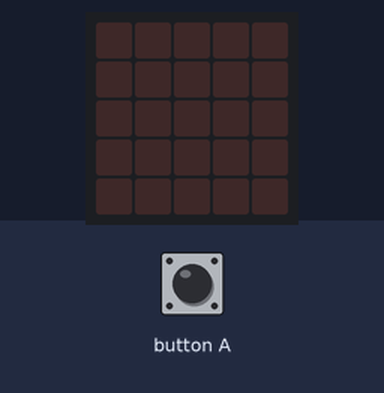
A program run on a simulated BBC micro:bit (MakeCode). On the bench: the board's 5×5 LED display. The test bench sets the inputs (shaded band). Random numbers come from a fixed seed.

Above: at 1.2 s.
1.3 s: button A pressed for 0.15 s
At 4.5 s:
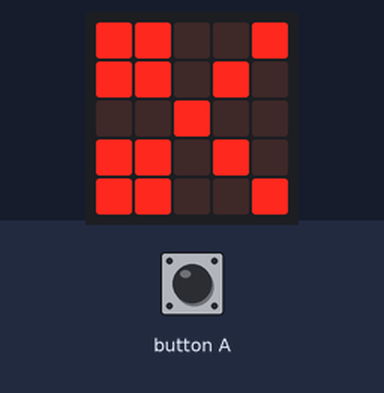
At 10.8 s:
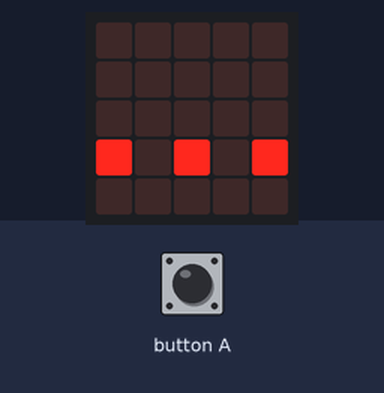
Timing chart, 0 to 12.3 s (numbered marks = the images above; inputs shaded):
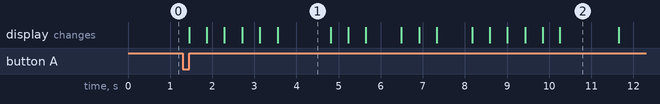

The program:

main.ts
```typescript
/**
 * Stein saks og papir med bruk av liste av bilder.
 *
 * Må eksperimentere litt mer med det med egene bilder.
 *
 * Bildene som vises er show icon og disse finnes i et bibliotek.
 *
 * Listen steinsakspapir inneholder tre variabler / bilder der verdiene under
 *
 * representerer de ulike elementene i listen.
 *
 * 0 er stein
 *
 * 1 er saks
 *
 * 2 er papir
 */
input.onButtonPressed(Button.A, function () {
    for (let index = 0; index < 20; index++) {
        steinsakspapir = randint(0, 2)
        steinsakspapirliste[steinsakspapir].showImage(0)
        basic.pause(20)
    }
    basic.showLeds(`
        . . # . .
        . . # . .
        . . # . .
        . . . . .
        . . # . .
        `)
    basic.showLeds(`
        . . . . .
        . . . . .
        . . . . .
        # . # . #
        . . . . .
        `)
    basic.pause(1000)
    // Viser et av de tre bildene over. Offset betyr hvor mye bildet skal forskyves i x-retning.
    steinsakspapirliste._pickRandom().showImage(0)
})
let steinsakspapirliste: Image[] = []
let steinsakspapir = 0
steinsakspapir = 0
steinsakspapirliste = [images.iconImage(IconNames.Diamond), images.iconImage(IconNames.Scissors), images.iconImage(IconNames.Square)]
basic.forever(function () {

})
```

test.ts
```typescript
// testene settes inn her; disse vil ikke kompilert så lenge denne pakken blir brukt som en utvidelse.
```

Measured:
- after the input at 1.3 s, the display: first changes after 0.15 s (image 1 shows a later state)
- what the display in image 1 shows lasts 1.2 s, from 3.6 s to 4.8 s
